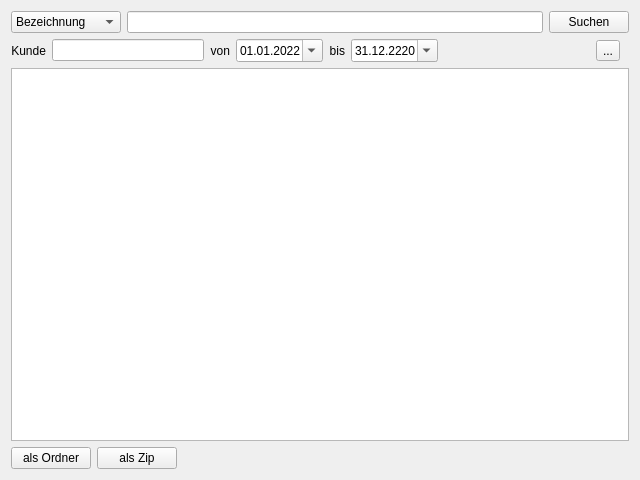
<?xml version="1.0" encoding="UTF-8"?>
<ui version="4.0">
 <class>DataOut</class>
 <widget class="QWidget" name="DataOut">
  <property name="geometry">
   <rect>
    <x>0</x>
    <y>0</y>
    <width>640</width>
    <height>480</height>
   </rect>
  </property>
  <property name="minimumSize">
   <size>
    <width>0</width>
    <height>0</height>
   </size>
  </property>
  <property name="windowTitle">
   <string>Datenabgabe</string>
  </property>
  <property name="locale">
   <locale language="German" country="Germany"/>
  </property>
  <layout class="QVBoxLayout" name="verticalLayout">
   <item>
    <widget class="QFrame" name="fr_search">
     <property name="frameShape">
      <enum>QFrame::NoFrame</enum>
     </property>
     <property name="frameShadow">
      <enum>QFrame::Raised</enum>
     </property>
     <layout class="QHBoxLayout" name="hl_search">
      <property name="leftMargin">
       <number>0</number>
      </property>
      <property name="topMargin">
       <number>0</number>
      </property>
      <property name="rightMargin">
       <number>0</number>
      </property>
      <property name="bottomMargin">
       <number>0</number>
      </property>
      <item>
       <widget class="QComboBox" name="cb_search">
        <property name="minimumSize">
         <size>
          <width>110</width>
          <height>0</height>
         </size>
        </property>
        <item>
         <property name="text">
          <string>Bezeichnung</string>
         </property>
        </item>
        <item>
         <property name="text">
          <string>Name</string>
         </property>
        </item>
        <item>
         <property name="text">
          <string>EAN</string>
         </property>
        </item>
       </widget>
      </item>
      <item>
       <widget class="QLineEdit" name="le_search">
        <property name="maxLength">
         <number>20</number>
        </property>
        <property name="frame">
         <bool>true</bool>
        </property>
       </widget>
      </item>
      <item>
       <widget class="QPushButton" name="pb_search">
        <property name="toolTip">
         <string>Auftrag suchen</string>
        </property>
        <property name="text">
         <string>Suchen</string>
        </property>
       </widget>
      </item>
     </layout>
    </widget>
   </item>
   <item>
    <widget class="QFrame" name="fr_search_options">
     <property name="frameShape">
      <enum>QFrame::NoFrame</enum>
     </property>
     <property name="frameShadow">
      <enum>QFrame::Raised</enum>
     </property>
     <layout class="QHBoxLayout" name="hl_options">
      <property name="leftMargin">
       <number>0</number>
      </property>
      <property name="topMargin">
       <number>0</number>
      </property>
      <property name="bottomMargin">
       <number>0</number>
      </property>
      <item>
       <widget class="QLabel" name="l_customer">
        <property name="text">
         <string>Kunde</string>
        </property>
        <property name="alignment">
         <set>Qt::AlignRight|Qt::AlignTrailing|Qt::AlignVCenter</set>
        </property>
       </widget>
      </item>
      <item>
       <widget class="QLineEdit" name="le_customer">
        <property name="minimumSize">
         <size>
          <width>0</width>
          <height>0</height>
         </size>
        </property>
        <property name="toolTip">
         <string/>
        </property>
        <property name="maxLength">
         <number>20</number>
        </property>
       </widget>
      </item>
      <item>
       <widget class="QLabel" name="l_date_from">
        <property name="text">
         <string>von</string>
        </property>
        <property name="alignment">
         <set>Qt::AlignRight|Qt::AlignTrailing|Qt::AlignVCenter</set>
        </property>
       </widget>
      </item>
      <item>
       <widget class="QDateEdit" name="date_from">
        <property name="dateTime">
         <datetime>
          <hour>0</hour>
          <minute>0</minute>
          <second>0</second>
          <year>2022</year>
          <month>1</month>
          <day>1</day>
         </datetime>
        </property>
        <property name="displayFormat">
         <string>dd.MM.yyyy</string>
        </property>
        <property name="calendarPopup">
         <bool>true</bool>
        </property>
       </widget>
      </item>
      <item>
       <widget class="QLabel" name="l_date_to">
        <property name="text">
         <string>bis</string>
        </property>
        <property name="alignment">
         <set>Qt::AlignRight|Qt::AlignTrailing|Qt::AlignVCenter</set>
        </property>
       </widget>
      </item>
      <item>
       <widget class="QDateEdit" name="date_to">
        <property name="minimumSize">
         <size>
          <width>0</width>
          <height>0</height>
         </size>
        </property>
        <property name="dateTime">
         <datetime>
          <hour>0</hour>
          <minute>0</minute>
          <second>0</second>
          <year>2220</year>
          <month>12</month>
          <day>31</day>
         </datetime>
        </property>
        <property name="displayFormat">
         <string>dd.MM.yyyy</string>
        </property>
        <property name="calendarPopup">
         <bool>true</bool>
        </property>
       </widget>
      </item>
      <item>
       <spacer name="h_spacer_options">
        <property name="orientation">
         <enum>Qt::Horizontal</enum>
        </property>
        <property name="sizeHint" stdset="0">
         <size>
          <width>40</width>
          <height>20</height>
         </size>
        </property>
       </spacer>
      </item>
      <item>
       <widget class="QToolButton" name="tb_csv">
        <property name="toolTip">
         <string>Auftragsliste als CSV exportieren</string>
        </property>
        <property name="text">
         <string>...</string>
        </property>
       </widget>
      </item>
     </layout>
    </widget>
   </item>
   <item>
    <widget class="QTreeView" name="tree_orders">
     <property name="toolTip">
      <string>Tabelle für Aufträge</string>
     </property>
     <property name="editTriggers">
      <set>QAbstractItemView::NoEditTriggers</set>
     </property>
    </widget>
   </item>
   <item>
    <widget class="QFrame" name="fr_buttons">
     <property name="sizePolicy">
      <sizepolicy hsizetype="Preferred" vsizetype="Fixed">
       <horstretch>0</horstretch>
       <verstretch>0</verstretch>
      </sizepolicy>
     </property>
     <property name="frameShape">
      <enum>QFrame::NoFrame</enum>
     </property>
     <property name="frameShadow">
      <enum>QFrame::Raised</enum>
     </property>
     <layout class="QHBoxLayout" name="hl_buttons">
      <property name="leftMargin">
       <number>0</number>
      </property>
      <property name="topMargin">
       <number>0</number>
      </property>
      <property name="rightMargin">
       <number>0</number>
      </property>
      <property name="bottomMargin">
       <number>0</number>
      </property>
      <item>
       <widget class="QPushButton" name="pb_as_folder">
        <property name="enabled">
         <bool>true</bool>
        </property>
        <property name="toolTip">
         <string>Bilder als Ordner abgeben</string>
        </property>
        <property name="text">
         <string>als Ordner</string>
        </property>
       </widget>
      </item>
      <item>
       <widget class="QPushButton" name="pb_as_file">
        <property name="enabled">
         <bool>true</bool>
        </property>
        <property name="toolTip">
         <string>Bilder als Zip-Datei abgeben</string>
        </property>
        <property name="text">
         <string>als Zip</string>
        </property>
       </widget>
      </item>
      <item>
       <spacer name="hspacer_btns">
        <property name="orientation">
         <enum>Qt::Horizontal</enum>
        </property>
        <property name="sizeHint" stdset="0">
         <size>
          <width>330</width>
          <height>20</height>
         </size>
        </property>
       </spacer>
      </item>
     </layout>
    </widget>
   </item>
  </layout>
 </widget>
 <tabstops>
  <tabstop>cb_search</tabstop>
  <tabstop>le_search</tabstop>
  <tabstop>pb_search</tabstop>
  <tabstop>le_customer</tabstop>
  <tabstop>date_from</tabstop>
  <tabstop>date_to</tabstop>
  <tabstop>tree_orders</tabstop>
  <tabstop>pb_as_folder</tabstop>
  <tabstop>pb_as_file</tabstop>
 </tabstops>
 <resources/>
 <connections/>
</ui>
